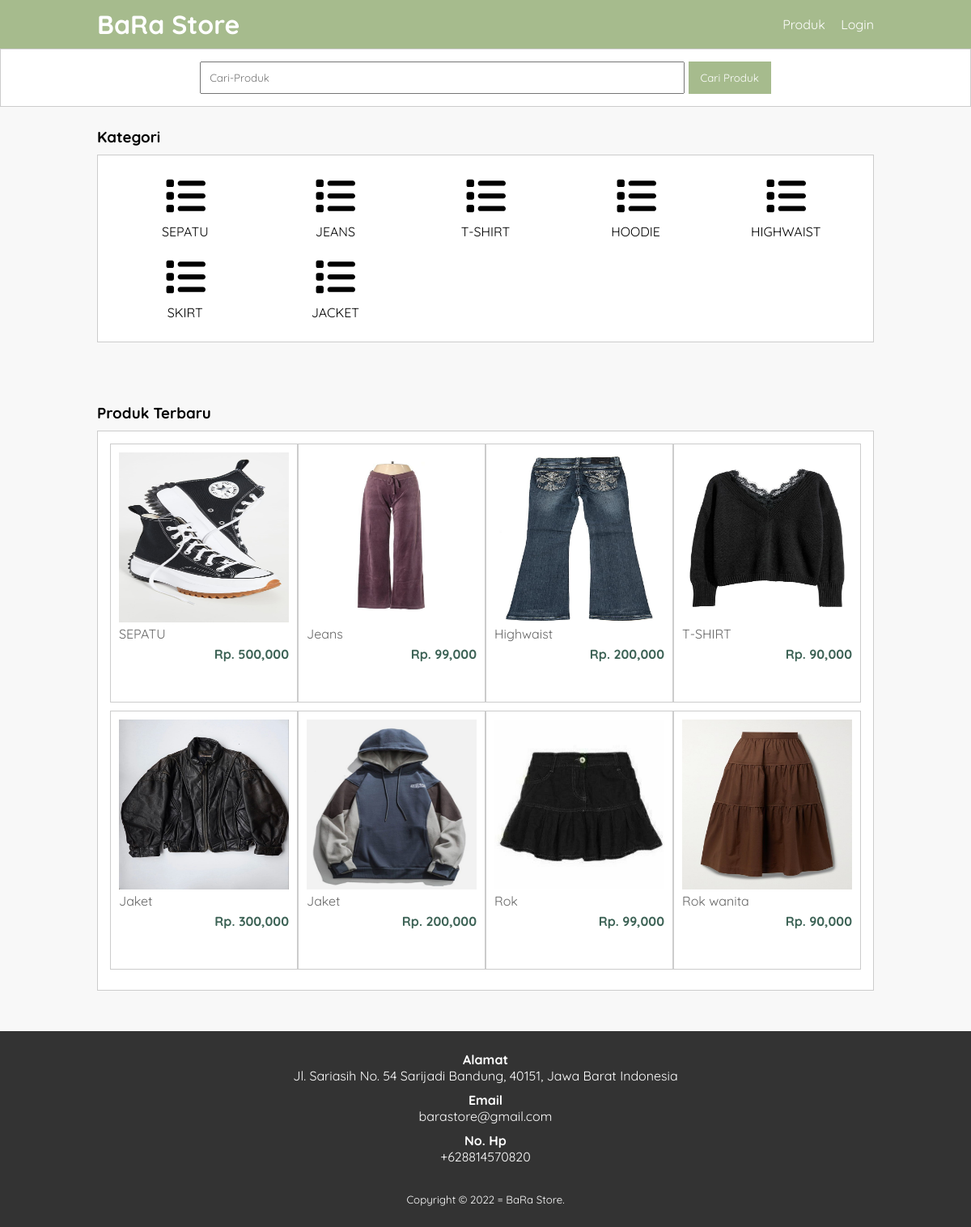
Page /Chapter4/index.php on the committed database.
### tables this page shows
CREATE TABLE `tb_category` (
  `category_id` int(11) NOT NULL,
  `category_name` varchar(25) NOT NULL
);

CREATE TABLE `tb_product` (
  `product_id` int(11) NOT NULL,
  `category_id` int(11) NOT NULL,
  `product_name` varchar(100) NOT NULL,
  `product_price` int(11) NOT NULL,
  `product_description` text NOT NULL,
  `product_image` varchar(100) NOT NULL,
  `product_status` tinyint(1) NOT NULL,
  `date_created` timestamp NOT NULL DEFAULT current_timestamp() ON UPDATE current_timestamp()
);

### Chapter4/index.php (the view, shortened to what this page needs)
<?php
  include 'db.php';
  $contact = mysqli_query($conn, "SELECT admin_telp, admin_email, admin_address FROM tb_admin WHERE admin_id = 1");
  $a = mysqli_fetch_object($contact);
?>
<!DOCTYPE html>
<html lang="en">
<head>
    <link rel="stylesheet" type="text/css" href="Css/style.css">
</head>
<body>
    <header>
        <div class="container">
        <h1><a href="index.php">BaRa Store</a></h1>
        <ul>
            <li><a href="produk.php">Produk</a></li>
            <li><a href="login.php">Login</a></li>
        </div>
    </header>
    <div class="search">
        <div class="container">
            <form action="produk.php">
                <input type="text" name="search" placeholder="Cari-Produk">
                <input type="submit" name="cari" value="Cari Produk">
            </form>
        </div>
    </div>
    <div class="section">
        <div class="container">
            <h3>Kategori</h3>
            <div class="box">
                <?php
                $category = mysqli_query($conn, "SELECT * FROM tb_category ORDER BY category_id DESC");
                if(mysqli_num_rows($category) > 0){
                    while($k = mysqli_fetch_array($category)){
                ?>
                <a href="produk.php?kat=<?php echo $k['category_id'] ?> ">
                <div class="col-5">
                    <img src="img/list-solid.svg" width="50px" style="margin-bottom:5px;">
                    <p><?php echo $k['category_name'] ?></p>
                </div>
                </a>
                <?php }}else{ ?>
                    <p>Kategori tidak ada</p>
                    <?php } ?>
                </div>
            </div>
        </div>
    <div class="section">
        <div class="container">
            <h3>Produk Terbaru</h3>
            <div class="box">
                <?php
                $produk = mysqli_query($conn, "SELECT * FROM tb_product WHERE product_status = 1 ORDER BY product_id DESC LIMIT 8");
                if(mysqli_num_rows($produk) >0){
                    while($p = mysqli_fetch_array($produk)){
                ?>
                <a href="detail_product.php?id=<?php echo $p['product_id'] ?> ">
                <div class="col-4 gambar" >
                    <img src="produk/<?php echo $p['product_image'] ?> ">
                    <p class="nama"><?php echo substr($p['product_name'], 0, 30) ?> </p>
                    <p class="harga">Rp. <?php echo number_format($p['product_price']) ?> </p>
                </div>
                </a>
                <?php }}else{ ?>
                    <p>Produk tidak ada</p>
                <?php } ?>
            </div>
        </div>
    </div>
    <div class="footer">
        <div class="container">
            <h4>Alamat</h4>
            <p><?php echo $a->admin_address ?></p>
            <h4>Email</h4>
            <p><?php echo $a->admin_email ?></p>
            <h4>No. Hp</h4>
            <p><?php echo $a->admin_telp ?></p>
        <small>Copyright &copy; 2022 = BaRa Store.</small>
        </div>
    </div>
</body>
</html>

### Chapter4/css/style.css (style rules this page uses)
* { padding: 0; margin: 0; font-family: 'Quicksand', sans-serif; }
body { background-color: #f8f8f8; }
a { color: inherit; text-decoration: none; }
header { background-color: #A6BB8D; color: #fff; }
header h1 { float: left; padding: 10px 0; }
header ul { float: right; }
header ul li { display: inline-block; }
header ul li a { padding: 20px 0 20px 15px; display: inline-block; }
.container { width: 80%; margin: 0 auto; }
.container:after { content: ''; display: block; clear: both; }
.section { padding: 25px 0; }
.box { background-color: #fff; border: 1px solid #ccc; padding: 15px; box-sizing: border-box; margin: 10px 0 25px 0; }
.box:after { content: ''; display: block; clear: both; }
.search { padding: 15px 0; background-color: #fff; border: 1px solid #ccc; text-align: center; }
.search input[type=text] { width: 60%; padding: 10px; }
.search input[type=submit] { padding: 12px 15px; background-color: #A6BB8D; color: #fff; border: none; cursor: pointer; }
.col-5 { width: 20%; height: 100px; text-align: center; float: left; padding: 10px; box-sizing: border-box; }
.col-4 { width: 25%; height: 320px; border: 1px solid#ccc; float: left; padding: 10px; box-sizing: border-box; margin-bottom: 10px; }
.col-4 img { width: 100%; }
.col-4 .nama { color: #666; margin-bottom: 5px; }
.col-4 .harga { font-weight: bold; color: #3C6255; float: right; }
.footer { padding: 25px 0; background-color: #333; color: #fff; text-align: center; }
.footer p { margin-bottom: 10px; }
.footer small { margin-top: 25px; display: inline-block; }
.gambar > img { aspect-ratio: 1/1; }

### rows in the picture
tb_category: category_name "SEPATU"
tb_category: category_name "JEANS"
tb_category: category_name "T-SHIRT"
tb_category: category_name "HOODIE"
tb_category: category_name "HIGHWAIST"
tb_category: category_name "SKIRT"
tb_category: category_name "JACKET"
tb_product: product_image (picture), product_name "SEPATU", product_price "500,000"
tb_product: product_image (picture), product_name "Jeans", product_price "99,000"
tb_product: product_image (picture), product_name "Highwaist", product_price "200,000"
tb_product: product_image (picture), product_name "T-SHIRT", product_price "90,000"
tb_product: product_image (picture), product_name "Jaket", product_price "300,000"
tb_product: product_image (picture), product_name "Jaket", product_price "200,000"
tb_product: product_image (picture), product_name "Rok", product_price "99,000"
tb_product: product_image (picture), product_name "Rok wanita", product_price "90,000"

### other values in the picture
$a->admin_address "Jl. Sariasih No. 54 Sarijadi Bandung, 40151, Jawa Barat Indonesia"
$a->admin_email "barastore@gmail.com"
$a->admin_telp "+628814570820"
